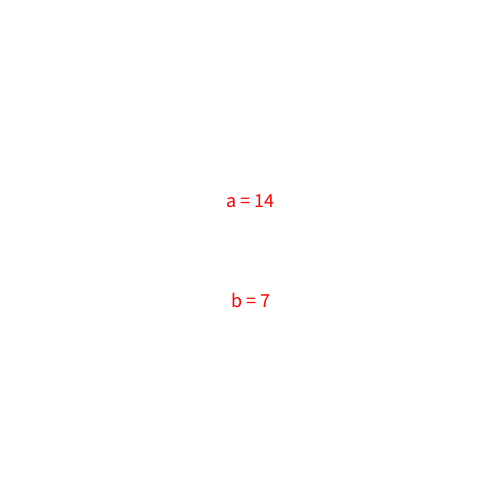
Frame 1 (no input)
Frame 60 (the mouse pressed at the canvas centre just before this capture): identical to frame 1, image omitted
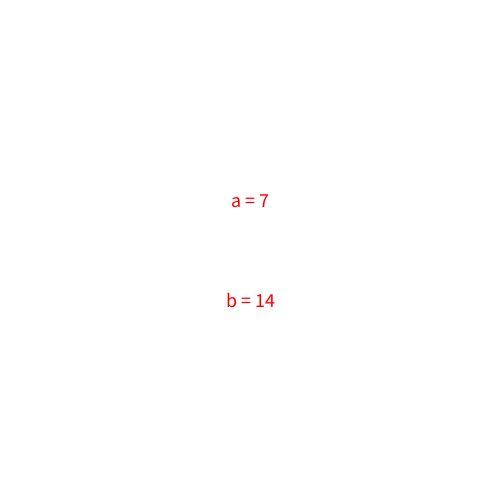
Frame 120 (the mouse held since frame 60 and released just before this capture)

The Processing sketch that drew these frames (run headless with seeded random() and noise(); from frame 60 on, the mouse is pressed at the canvas centre):

// Processing sketch: save_and_swap_variables_sketch_2nd_week
// ── save_and_swap_variables_sketch_2nd_week.pde
int a = 7;
int b = 14;
int save;

void setup() {
  size(500,500);
  textAlign(CENTER,CENTER);
  
  save = a;
  a = b;
  b = save;
}
void draw() {
  background(255);
  textSize(20);
  fill(255,0,0);
  text("a = "+a,250,200);
  text("b = "+b,250,+300);
  println("a = "+a);
  println("b = "+b);
}

void mousePressed() {
  if (save == a) {
    save = b;
    b = a;
    a = save;
  } else if (save == b) {
    save = a;
    a = b;
    b = save;
  }
}
